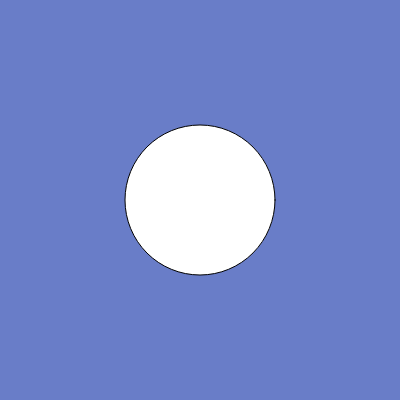
Frame 1 (no input)
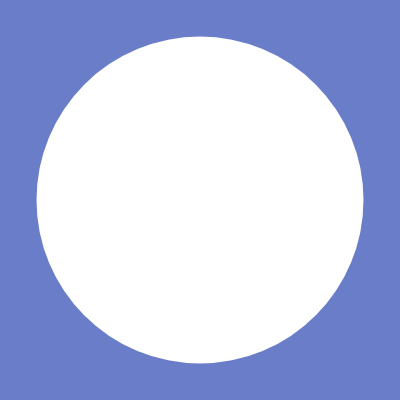
Frame 60 (no input)
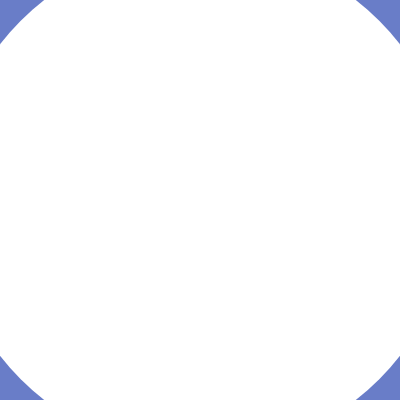
Frame 120 (the mouse pressed at the canvas centre since frame 60)

The p5.js sketch that drew these frames (run headless with seeded random() and noise() and a simulated clock; from frame 60 on, the mouse is pressed at the canvas centre):

// p5.js sketch
// ── sketch.js

function setup() {
  createCanvas(400,400);
}

let diam=150;


function draw() {
  background(105,125,200);
  circle(width/2,height/2,diam);
  noStroke();
  diam=diam+3
}
